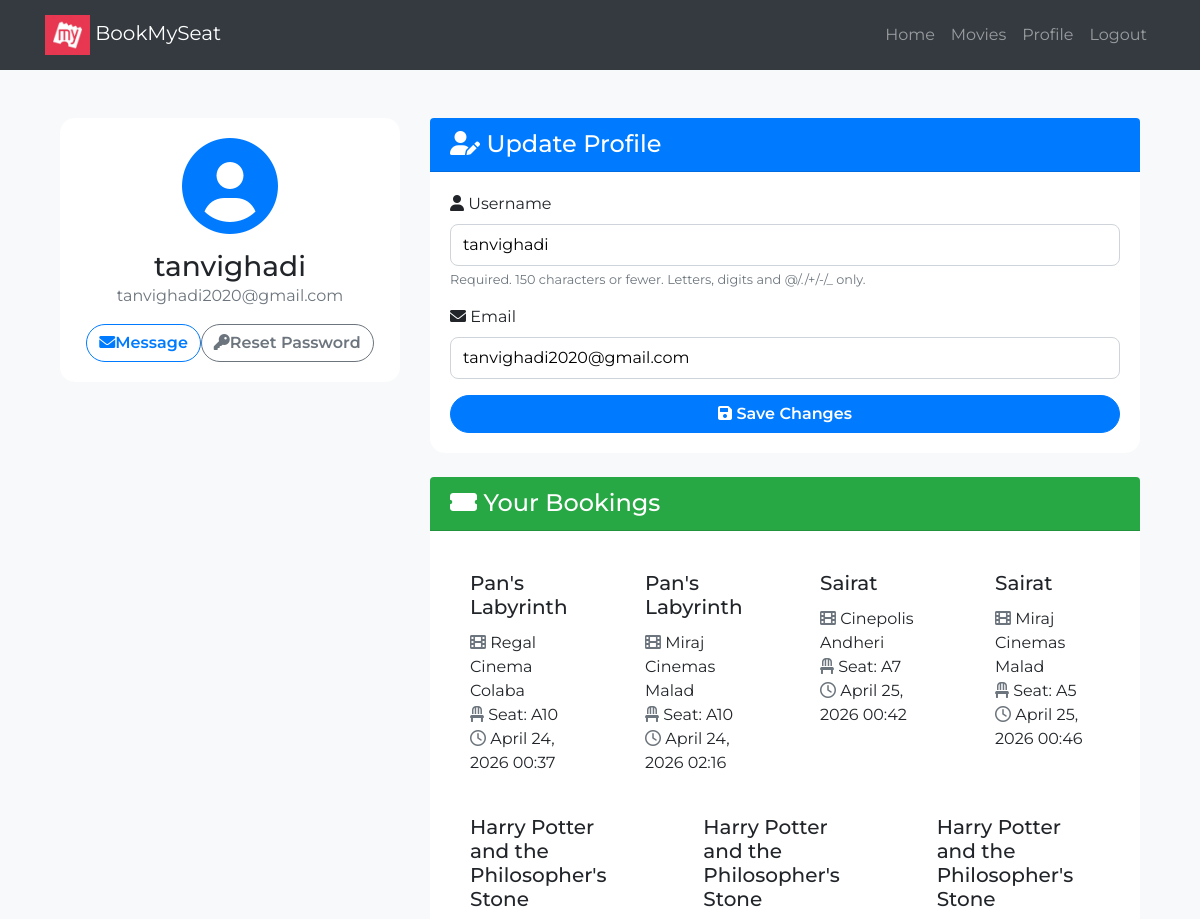
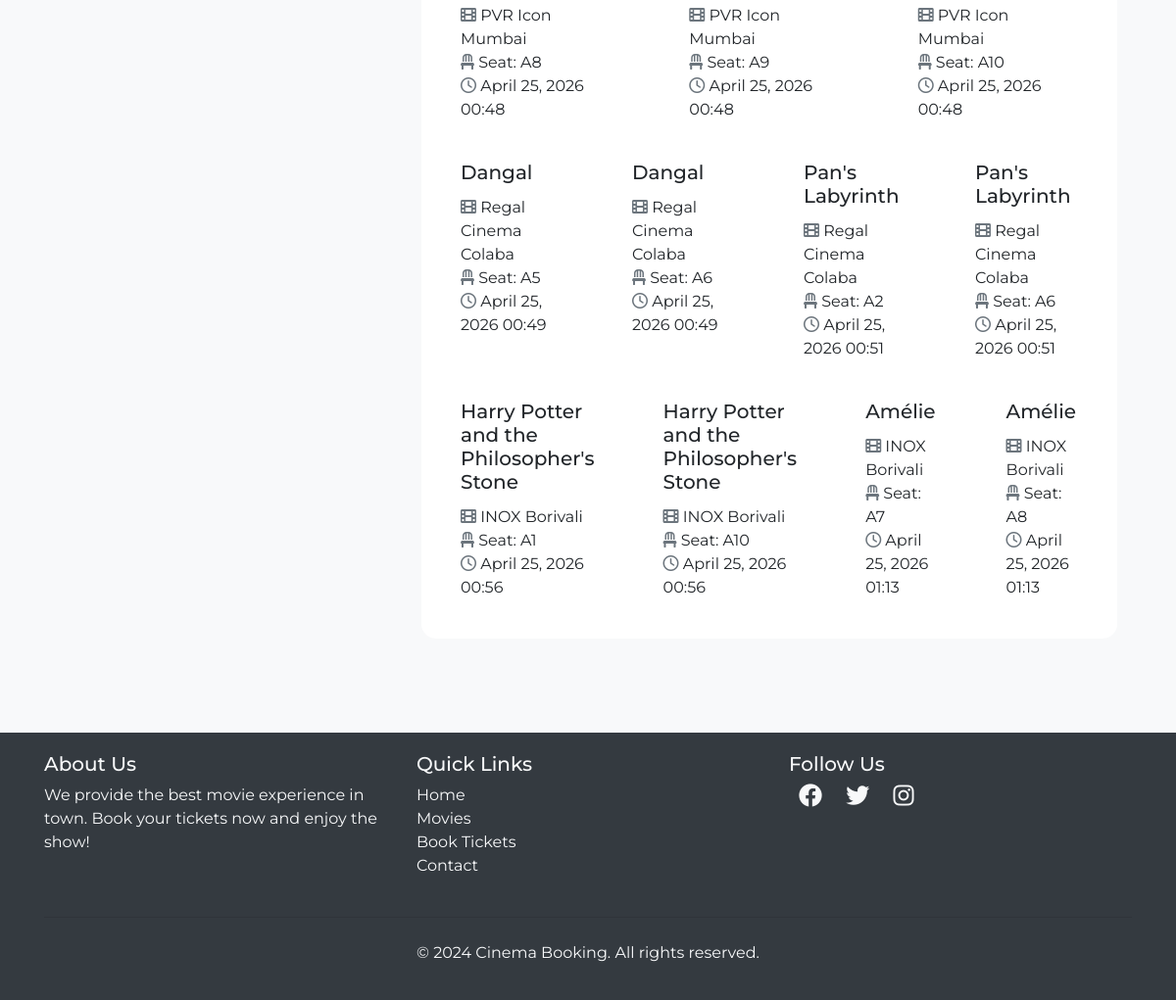
The page /users/profile/ (signed in) on the database its author committed (2 pictures, top to bottom).
### movies/models.py (models this page shows, shortened)
class Booking(models.Model):
    user = models.ForeignKey(User, on_delete=models.CASCADE)
    seat = models.OneToOneField(Seat, on_delete=models.CASCADE)
    movie = models.ForeignKey(Movie, on_delete=models.CASCADE)
    theater = models.ForeignKey(Theater, on_delete=models.CASCADE)
    booked_at = models.DateTimeField(auto_now_add=True)

class Movie(models.Model):
    name = models.CharField(max_length=255)
    genre = models.CharField(max_length=100, default="Unknown")
    language = models.CharField(max_length=100, default="Unknown")
    trailer_url = models.URLField(blank=True, null=True)
    image = models.ImageField(upload_to="movies/")
    rating = models.DecimalField(max_digits=3, decimal_places=1)
    cast = models.TextField()
    description = models.TextField(blank=True, null=True)

class Theater(models.Model):
    name = models.CharField(max_length=255)
    movie = models.ForeignKey(Movie, on_delete=models.CASCADE, related_name='theaters')
    time = models.DateTimeField()
    ticket_price = models.DecimalField(max_digits=6, decimal_places=2, default=200.00)

class Seat(models.Model):
    theater = models.ForeignKey(Theater, on_delete=models.CASCADE, related_name='seats')
    seat_number = models.CharField(max_length=10)
    is_booked = models.BooleanField(default=False)
    reserved_until = models.DateTimeField(null=True, blank=True)  # ✅ NEW

### users/views.py (the view)
# urls.py: path('profile/', profile, name='profile'),
@login_required
def profile(request):
    bookings = Booking.objects.filter(user=request.user)
    if request.method == 'POST':
        u_form = UserUpdateForm(request.POST, instance=request.user)
        if u_form.is_valid():
            u_form.save()
            return redirect('profile')
    else:
        u_form = UserUpdateForm(instance=request.user)
    return render(request, 'users/profile.html', {'u_form': u_form, 'bookings': bookings})

### users/forms.py
class UserUpdateForm(forms.ModelForm):
    email=forms.EmailField()
    class Meta:
        model=User
        fields=['username','email']

### templates/users/profile.html (shortened to what this page needs)
{% extends "users/basic.html" %}
{% block content %}
<div class="container py-5">
  <div class="row">
    <div class="col-lg-4 mb-4">
      <div class="card shadow premium-card text-center">
        <div class="card-body">
          <div class="mb-3">
            <i class="fas fa-user-circle fa-6x text-primary"></i>
          </div>
          <h3 class="card-title mb-0 fw-bold">{{ user.username }}</h3>
          <p class="text-muted mb-3">{{ user.email }}</p>
          <div class="d-flex justify-content-center">
            <a href="#" class="btn btn-outline-primary btn-premium me-2">
              <i class="fas fa-envelope me-2"></i>Message
            </a>
            <a href="{% url 'password_reset' %}" class="btn btn-outline-secondary btn-premium">
              <i class="fas fa-key me-2"></i>Reset Password
            </a>
          </div>
        </div>
      </div>
    </div>
    <div class="col-lg-8">
      <div class="card shadow premium-card mb-4">
        <div class="card-header bg-primary text-white rounded-top">
          <h4 class="mb-0 fw-bold"><i class="fas fa-user-edit me-2"></i> Update Profile</h4>
        </div>
        <div class="card-body">
          <form method="POST">
            {% for field in u_form %}
              <div class="mb-3">
                <label for="{{ field.id_for_label }}" class="form-label fw-semibold">
                  <i class="fas fa-{% if field.name == 'username' %}user{% elif field.name == 'email' %}envelope{% else %}info-circle{% endif %} me-2"></i>
                  {{ field.label }}
                </label>
                {{ field }}
                {% if field.help_text %}
                  <small class="form-text text-muted">{{ field.help_text }}</small>
                {% endif %}
              </div>
            {% endfor %}
            <button class="btn btn-primary w-100 btn-premium" type="submit">
              <i class="fas fa-save me-2"></i> Save Changes
            </button>
          </form>
        </div>
      </div>
      <div class="card shadow premium-card">
        <div class="card-header bg-success text-white rounded-top">
          <h4 class="mb-0 fw-bold"><i class="fas fa-ticket-alt me-2"></i> Your Bookings</h4>
        </div>
        <div class="card-body">
          {% if bookings %}
            <div class="row row-cols-1 row-cols-md-2 g-4">
              {% for booking in bookings %}
                <div class="col">
                  <div class="card h-100 border-0 shadow-sm premium-card">
                    <div class="card-body">
                      <h5 class="card-title fw-bold">{{ booking.movie.name }}</h5>
                      <p class="card-text">
                        <i class="fas fa-film me-2 text-muted"></i> {{ booking.theater.name }}<br>
                        <i class="fas fa-chair me-2 text-muted"></i> Seat: {{ booking.seat.seat_number }}<br>
                        <i class="far fa-clock me-2 text-muted"></i> {{ booking.booked_at|date:"F d, Y H:i" }}
                      </p>
                    </div>
                  </div>
                </div>
              {% endfor %}
            </div>
          {% else %}
            <div class="text-center py-5">
              <i class="fas fa-ticket-alt fa-4x text-muted mb-3"></i>
              <p class="lead mb-0">No bookings yet. Time to plan your next movie night!</p>
            </div>
          {% endif %}
        </div>
      </div>
    </div>
  </div>
</div>
<link rel="stylesheet" href="https://cdnjs.cloudflare.com/ajax/libs/font-awesome/6.0.0-beta3/css/all.min.css">
{% endblock %}

### templates/users/basic.html (style rules this page uses)
body { font-family: Arial, sans-serif; }

### templates/users/profile.html (style rules this page uses)
body { background-color: #f8f9fa; font-family: 'Montserrat', sans-serif; }
.premium-card { border-radius: 15px; border: none; transition: transform 0.3s ease-in-out; }
.card-header { border-top-left-radius: 15px; border-top-right-radius: 15px; }
.btn-premium { border-radius: 30px; font-weight: 600; transition: all 0.3s ease; }
form input, form select, form textarea { display: block; width: 100%; padding: 0.5rem 0.75rem; font-size: 1rem; border: 1px solid #ced4da; border-radius: 0.5rem; transition: border-color 0.15s ease-in-out, box-shadow 0.15s ease-in-out; }

### rows shown on the page
Booking: movie.name "Pan's Labyrinth", theater.name "Regal Cinema Colaba", seat.seat_number "A10", booked_at "April 24, 2026 00:37"
Booking: movie.name "Pan's Labyrinth", theater.name "Miraj Cinemas Malad", seat.seat_number "A10", booked_at "April 24, 2026 02:16"
Booking: movie.name "Sairat", theater.name "Cinepolis Andheri", seat.seat_number "A7", booked_at "April 25, 2026 00:42"
Booking: movie.name "Sairat", theater.name "Miraj Cinemas Malad", seat.seat_number "A5", booked_at "April 25, 2026 00:46"
Booking: movie.name "Harry Potter and the Philosopher's Stone", theater.name "PVR Icon Mumbai", seat.seat_number "A8", booked_at "April 25, 2026 00:48"
Booking: movie.name "Harry Potter and the Philosopher's Stone", theater.name "PVR Icon Mumbai", seat.seat_number "A9", booked_at "April 25, 2026 00:48"
Booking: movie.name "Harry Potter and the Philosopher's Stone", theater.name "PVR Icon Mumbai", seat.seat_number "A10", booked_at "April 25, 2026 00:48"
Booking: movie.name "Dangal", theater.name "Regal Cinema Colaba", seat.seat_number "A5", booked_at "April 25, 2026 00:49"
Booking: movie.name "Dangal", theater.name "Regal Cinema Colaba", seat.seat_number "A6", booked_at "April 25, 2026 00:49"
Booking: movie.name "Pan's Labyrinth", theater.name "Regal Cinema Colaba", seat.seat_number "A2", booked_at "April 25, 2026 00:51"
Booking: movie.name "Pan's Labyrinth", theater.name "Regal Cinema Colaba", seat.seat_number "A6", booked_at "April 25, 2026 00:51"
Booking: movie.name "Harry Potter and the Philosopher's Stone", theater.name "INOX Borivali", seat.seat_number "A1", booked_at "April 25, 2026 00:56"
Booking: movie.name "Harry Potter and the Philosopher's Stone", theater.name "INOX Borivali", seat.seat_number "A10", booked_at "April 25, 2026 00:56"
Booking: movie.name "Amélie", theater.name "INOX Borivali", seat.seat_number "A7", booked_at "April 25, 2026 01:13"
Booking: movie.name "Amélie", theater.name "INOX Borivali", seat.seat_number "A8", booked_at "April 25, 2026 01:13"

### other values the page prints
{{ user.username }} "tanvighadi"
{{ user.email }} "tanvighadi2020@gmail.com"
{{ field.label }} "Username" "Email"
{{ field.help_text }} "Required. 150 characters or fewer. Letters, digits and @/./+/-/_ only."
